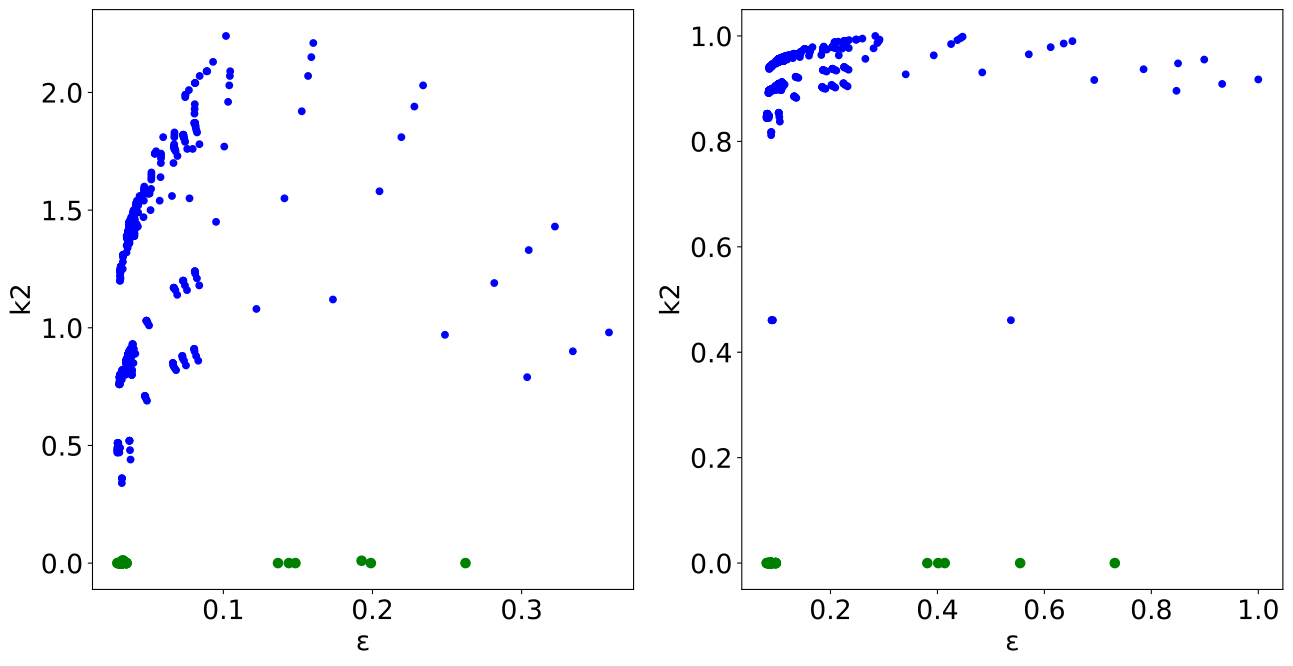

Source code (Python):
import pandas as pd
import csv
import torch
import torch.nn.functional as F
from torch.autograd import Variable
from sklearn.model_selection import train_test_split
from matplotlib import pyplot as plt
from IPython.core.display import HTML
from matplotlib import animation
from matplotlib.colors import ListedColormap

with open('origin.csv') as f:
    df_origin = pd.read_csv(f)
with open('processed.csv') as f:
    df_processed = pd.read_csv(f)

#code reference: https://github.com/rasbt/deeplearning-models
#code reference: http://zhaoxuhui.top/blog/2018/09/11/PyTorchNote2.html
#code reference: https://zhuanlan.zhihu.com/p/55600212
df_origin_macro = df_origin[df_origin['wavenumber'] <= 2e-2]
df_origin_micro = df_origin[df_origin['wavenumber'] > 2e-2]
df_processed_macro = df_processed[df_processed['wavenumber'] == 0]
df_processed_micro = df_processed[df_processed['wavenumber'] != 0]

def results_visualization():
    plt.figure(figsize=(16,8), dpi=80)
    ax1 = plt.subplot(121)
    ax1.set_ylabel('k2', fontsize=20)
    ax1.set_xlabel('ε', fontsize=20)
    plt.tick_params(labelsize=20)
    ax1.scatter(df_origin_macro.iloc[:,6], df_origin_macro.iloc[:,7], s = 48, c = 'g')
    ax1.scatter(df_origin_micro.iloc[:,6], df_origin_micro.iloc[:,7], s = 24, c = 'b')

    ax2 = plt.subplot(122)
    ax2.set_ylabel('k2', fontsize=20)
    ax2.set_xlabel('ε', fontsize=20)
    plt.tick_params(labelsize=20)
    ax2.scatter(df_processed_macro.iloc[:,6], df_processed_macro.iloc[:,7], s = 48, c = 'g')
    ax2.scatter(df_processed_micro.iloc[:,6], df_processed_micro.iloc[:,7], s = 24, c = 'b')

class ANN_L1(torch.nn.Module):
    def __init__(self, n_feature, n_hidden, n_output):
        super(ANN_L1, self).__init__()
        self.hidden_layer = torch.nn.Linear(n_feature, n_hidden)
        self.predict_layer = torch.nn.Linear(n_hidden, n_output)


    def forward(self, x):
        hidden_result = self.hidden_layer(x)
        relu_result = F.relu(hidden_result)
        predict_result = self.predict_layer(relu_result)
        return predict_result

class ANN_L2(torch.nn.Module):
    # Net class initialization method
    def __init__(self, n_feature, n_hidden1, n_hidden2, n_output):
        # succeed initialization method from father class
        super(ANN_L2, self).__init__()
        # build the first hidden layer
        self.hidden_layer1 = torch.nn.Linear(n_feature, n_hidden1)
        # build the second hidden layer
        self.hidden_layer2 = torch.nn.Linear(n_hidden1, n_hidden2)
        # output layer, receive hidden layer signals
        self.predict_layer = torch.nn.Linear(n_hidden2, n_output)

    # forward propagation
    def forward(self, x):
        hidden_result1 = self.hidden_layer1(x)
        relu_result1 = F.relu(hidden_result1)
        hidden_result2 = self.hidden_layer2(relu_result1)
        relu_result2 = F.relu(hidden_result2)
        predict_result = self.predict_layer(relu_result2)
        return predict_result

class ANN_L3(torch.nn.Module):
    # Net class initialization method
    def __init__(self, n_feature, n_hidden1, n_hidden2, n_hidden3, n_output):
        super(ANN_L3, self).__init__()
        self.hidden_layer1 = torch.nn.Linear(n_feature, n_hidden1)# first hidden layer
        self.hidden_layer2 = torch.nn.Linear(n_hidden1, n_hidden2)# second hidden layer
        self.hidden_layer3 = torch.nn.Linear(n_hidden2, n_hidden3)# third hidden layer
        self.predict_layer = torch.nn.Linear(n_hidden3, n_output)# output layer

    # forward propagation
    def forward(self, x):
        hidden_result1 = self.hidden_layer1(x)
        relu_result1 = F.relu(hidden_result1)
        hidden_result2 = self.hidden_layer2(relu_result1)
        relu_result2 = F.relu(hidden_result2)
        hidden_result3 = self.hidden_layer3(relu_result2)
        relu_result3 = F.relu(hidden_result3)
        predict_result = self.predict_layer(relu_result3)
        return predict_result

def ANN_L1_train_test_forward(n_train, dim_input, dim_output, n_hidden_layer, learning_rate):
    #initialization of ANN
    net = ANN_L1(n_feature = dim_input, n_hidden = n_hidden_layer, n_output = dim_output)
    print(net)

    # train net with optimization method chose
    optimizer = torch.optim.Adam(net.parameters(), lr=learning_rate)
    # error computation method
    loss_func = torch.nn.MSELoss(reduction='sum')

    # divide dataset into train set and test set
    df_train_macro, df_test_macro = train_test_split(df_processed_macro, train_size = 0.7)
    df_train_micro, df_test_micro = train_test_split(df_processed_micro, train_size = 0.7)
    df_train = pd.concat( [df_train_macro, df_train_micro], axis=0)
    df_test = pd.concat( [df_test_macro, df_test_micro], axis=0)
    #transform into tensor
    train_input_tensor = torch.tensor(df_train.iloc[:,0:6].values)
    train_output_tensor = torch.tensor(df_train.iloc[:,6:].values)
    test_input_tensor = torch.tensor(df_test.iloc[:,0:6].values)
    test_output_tensor = torch.tensor(df_test.iloc[:,6:].values)

    fig1, ax1 = plt.subplots(figsize=(4,4))
    ax1.set_ylabel('epoch', fontsize=20)
    ax1.set_xlabel('error', fontsize=20)
    plt.tick_params(labelsize=20)

    #storage set up
    error = pd.DataFrame(columns=['epoch', 'error'])

    # start training and ilustrate the
    for i in range(n_train):
        # input data to predict
        prediction = net(train_input_tensor.float())

        # error between expected data and predicted data, pay attention on consequence
        # first is predicted, second is real value
        loss = loss_func(prediction, train_output_tensor.float())

        # start optimization
        # set gradient as 0 before each optimization
        optimizer.zero_grad()

        # error pachpropogation
        loss.backward()

        # optimize parameters based on minimum loss
        optimizer.step()

        if i > 0:
            error = error.append(pd.DataFrame({'epoch':[i], 'error':[loss.data.numpy()]}))

    ax1.scatter(error['epoch'],error['error'])

    #estimation of training
    prediction = net(test_input_tensor.float())
    loss = loss_func(prediction, test_output_tensor.float())
    df_prediction_point = pd.DataFrame(prediction.detach().numpy())

    print('The main square error of trained net in test set (expected and predicted): ' + str(loss.data.numpy()))

    fig2, ax2 = plt.subplots(figsize=(4,4))
    ax2.set_ylabel('k2', fontsize=20)
    ax2.set_xlabel('ε', fontsize=20)
    plt.tick_params(labelsize=20)
    ax2.scatter(df_prediction_point.iloc[:,0], df_prediction_point.iloc[:,1], s = 48, c = 'g')
    ax2.scatter(df_test.iloc[:,6], df_test.iloc[:,7], s = 24, c = 'b')
    return df_prediction_point

def ANN_L2_train_test_forward(n_train, dim_input, dim_output, n_hidden_layer1, n_hidden_layer2, learning_rate):
    net = ANN_L2(n_feature = dim_input, n_hidden1 = n_hidden_layer1, n_hidden2 = n_hidden_layer2, n_output = dim_output)
    print(net)

    optimizer = torch.optim.Adam(net.parameters(), lr=learning_rate)
    loss_func = torch.nn.MSELoss(reduction='sum')

    df_train_macro, df_test_macro = train_test_split(df_processed_macro, train_size = 0.7)
    df_train_micro, df_test_micro = train_test_split(df_processed_micro, train_size = 0.7)
    df_train = pd.concat( [df_train_macro, df_train_micro], axis=0)
    df_test = pd.concat( [df_test_macro, df_test_micro], axis=0)
    train_input_tensor = torch.tensor(df_train.iloc[:,0:6].values)
    train_output_tensor = torch.tensor(df_train.iloc[:,6:].values)
    test_input_tensor = torch.tensor(df_test.iloc[:,0:6].values)
    test_output_tensor = torch.tensor(df_test.iloc[:,6:].values)

    fig1, ax1 = plt.subplots(figsize=(4,4))
    ax1.set_ylabel('epoch', fontsize=20)
    ax1.set_xlabel('error', fontsize=20)
    plt.tick_params(labelsize=20)

    error = pd.DataFrame(columns=['epoch', 'error'])
    for i in range(n_train):
        prediction = net(train_input_tensor.float())
        loss = loss_func(prediction, train_output_tensor.float())
        optimizer.zero_grad()
        loss.backward()
        optimizer.step()

        if i > 0:
            error = error.append(pd.DataFrame({'epoch':[i], 'error':[loss.data.numpy()]}))

    ax1.scatter(error['epoch'],error['error'])

    prediction = net(test_input_tensor.float())
    loss = loss_func(prediction, test_output_tensor.float())
    df_prediction_point = pd.DataFrame(prediction.detach().numpy())

    print('The main square error of trained net in test set (expected and predicted): ' + str(loss.data.numpy()))

    fig2, ax2 = plt.subplots(figsize=(4,4))
    ax2.set_ylabel('k2', fontsize=20)
    ax2.set_xlabel('ε', fontsize=20)
    plt.tick_params(labelsize=20)
    ax2.scatter(df_prediction_point.iloc[:,0], df_prediction_point.iloc[:,1], s = 48, c = 'g')
    ax2.scatter(df_test.iloc[:,6], df_test.iloc[:,7], s = 24, c = 'b')
    return df_prediction_point

def ANN_L3_train_test_forward(n_train, dim_input, dim_output, n_hidden_layer1, n_hidden_layer2, n_hidden_layer3, learning_rate):
    net = ANN_L3(n_feature = dim_input, n_hidden1 = n_hidden_layer1, n_hidden2 = n_hidden_layer2, n_hidden3 = n_hidden_layer3, n_output = dim_output)
    print(net)

    optimizer = torch.optim.Adam(net.parameters(), lr=learning_rate)
    loss_func = torch.nn.MSELoss(reduction='sum')

    df_train_macro, df_test_macro = train_test_split(df_processed_macro, train_size = 0.7)
    df_train_micro, df_test_micro = train_test_split(df_processed_micro, train_size = 0.7)
    df_train = pd.concat( [df_train_macro, df_train_micro], axis=0)
    df_test = pd.concat( [df_test_macro, df_test_micro], axis=0)
    train_input_tensor = torch.tensor(df_train.iloc[:,0:6].values)
    train_output_tensor = torch.tensor(df_train.iloc[:,6:].values)
    test_input_tensor = torch.tensor(df_test.iloc[:,0:6].values)
    test_output_tensor = torch.tensor(df_test.iloc[:,6:].values)

    fig1, ax1 = plt.subplots(figsize=(4,4))
    ax1.set_ylabel('epoch', fontsize=20)
    ax1.set_xlabel('error', fontsize=20)
    plt.tick_params(labelsize=20)

    error = pd.DataFrame(columns=['epoch', 'error'])
    for i in range(n_train):
        prediction = net(train_input_tensor.float())
        loss = loss_func(prediction, train_output_tensor.float())
        optimizer.zero_grad()
        loss.backward()
        optimizer.step()

        if i > 0:
            error = error.append(pd.DataFrame({'epoch':[i], 'error':[loss.data.numpy()]}))

    ax1.scatter(error['epoch'],error['error'])

    prediction = net(test_input_tensor.float())
    loss = loss_func(prediction, test_output_tensor.float())
    df_prediction_point = pd.DataFrame(prediction.detach().numpy())

    print('The main square error of trained net in test set (expected and predicted): ' + str(loss.data.numpy()))

    fig2, ax2 = plt.subplots(figsize=(4,4))
    ax2.set_ylabel('k2', fontsize=20)
    ax2.set_xlabel('ε', fontsize=20)
    plt.tick_params(labelsize=20)
    ax2.scatter(df_prediction_point.iloc[:,0], df_prediction_point.iloc[:,1], s = 48, c = 'g')
    ax2.scatter(df_test.iloc[:,6], df_test.iloc[:,7], s = 24, c = 'b')
    return df_prediction_point
def ANN_L3_forward_error(n_train, dim_input, dim_output, n_hidden_layer1, n_hidden_layer2, n_hidden_layer3, learning_rate):
    net = ANN_L3(n_feature = dim_input, n_hidden1 = n_hidden_layer1, n_hidden2 = n_hidden_layer2, n_hidden3 = n_hidden_layer3, n_output = dim_output)

    optimizer = torch.optim.Adam(net.parameters(), lr=learning_rate)
    loss_func = torch.nn.MSELoss(reduction='sum')

    df_train_macro, df_test_macro = train_test_split(df_processed_macro, train_size = 0.7)
    df_train_micro, df_test_micro = train_test_split(df_processed_micro, train_size = 0.7)
    df_train = pd.concat( [df_train_macro, df_train_micro], axis=0)
    df_test = pd.concat( [df_test_macro, df_test_micro], axis=0)
    train_input_tensor = torch.tensor(df_train.iloc[:,0:6].values)
    train_output_tensor = torch.tensor(df_train.iloc[:,6:].values)
    test_input_tensor = torch.tensor(df_test.iloc[:,0:6].values)
    test_output_tensor = torch.tensor(df_test.iloc[:,6:].values)


    error = pd.DataFrame(columns=['epoch', 'error'])
    for i in range(n_train):
        prediction = net(train_input_tensor.float())
        loss = loss_func(prediction, train_output_tensor.float())
        optimizer.zero_grad()
        loss.backward()
        optimizer.step()

        if i > 0:
            error = error.append(pd.DataFrame({'epoch':[i], 'error':[loss.data.numpy()]}))


    prediction = net(test_input_tensor.float())
    loss = loss_func(prediction, test_output_tensor.float())
    df_prediction_point = pd.DataFrame(prediction.detach().numpy())

    return float(loss.data.numpy())
def ANN_L2_forward_error(n_train, dim_input, dim_output, n_hidden_layer1, n_hidden_layer2, learning_rate):
    net = ANN_L2(n_feature = dim_input, n_hidden1 = n_hidden_layer1, n_hidden2 = n_hidden_layer2, n_output = dim_output)

    optimizer = torch.optim.Adam(net.parameters(), lr=learning_rate)
    loss_func = torch.nn.MSELoss(reduction='sum')

    df_train_macro, df_test_macro = train_test_split(df_processed_macro, train_size = 0.7)
    df_train_micro, df_test_micro = train_test_split(df_processed_micro, train_size = 0.7)
    df_train = pd.concat( [df_train_macro, df_train_micro], axis=0)
    df_test = pd.concat( [df_test_macro, df_test_micro], axis=0)
    train_input_tensor = torch.tensor(df_train.iloc[:,0:6].values)
    train_output_tensor = torch.tensor(df_train.iloc[:,6:].values)
    test_input_tensor = torch.tensor(df_test.iloc[:,0:6].values)
    test_output_tensor = torch.tensor(df_test.iloc[:,6:].values)


    error = pd.DataFrame(columns=['epoch', 'error'])
    for i in range(n_train):
        prediction = net(train_input_tensor.float())
        loss = loss_func(prediction, train_output_tensor.float())
        optimizer.zero_grad()
        loss.backward()
        optimizer.step()

        if i > 0:
            error = error.append(pd.DataFrame({'epoch':[i], 'error':[loss.data.numpy()]}))


    prediction = net(test_input_tensor.float())
    loss = loss_func(prediction, test_output_tensor.float())
    df_prediction_point = pd.DataFrame(prediction.detach().numpy())

    return float(loss.data.numpy())

def ANN_L1_forward_error(n_train, dim_input, dim_output, n_hidden_layer, learning_rate):
    #initialization of ANN
    net = ANN_L1(n_feature = dim_input, n_hidden = n_hidden_layer, n_output = dim_output)

    # train net with optimization method chose
    optimizer = torch.optim.Adam(net.parameters(), lr=learning_rate)
    # error computation method
    loss_func = torch.nn.MSELoss(reduction='sum')

    # divide dataset into train set and test set
    df_train_macro, df_test_macro = train_test_split(df_processed_macro, train_size = 0.7)
    df_train_micro, df_test_micro = train_test_split(df_processed_micro, train_size = 0.7)
    df_train = pd.concat( [df_train_macro, df_train_micro], axis=0)
    df_test = pd.concat( [df_test_macro, df_test_micro], axis=0)
    #transform into tensor
    train_input_tensor = torch.tensor(df_train.iloc[:,0:6].values)
    train_output_tensor = torch.tensor(df_train.iloc[:,6:].values)
    test_input_tensor = torch.tensor(df_test.iloc[:,0:6].values)
    test_output_tensor = torch.tensor(df_test.iloc[:,6:].values)

    #storage set up
    error = pd.DataFrame(columns=['epoch', 'error'])

    # start training and ilustrate the
    for i in range(n_train):
        # input data to predict
        prediction = net(train_input_tensor.float())

        # error between expected data and predicted data, pay attention on consequence
        # first is predicted, second is real value
        loss = loss_func(prediction, train_output_tensor.float())

        # start optimization
        # set gradient as 0 before each optimization
        optimizer.zero_grad()

        # error pachpropogation
        loss.backward()

        # optimize parameters based on minimum loss
        optimizer.step()

        if i > 0:
            error = error.append(pd.DataFrame({'epoch':[i], 'error':[loss.data.numpy()]}))


    #estimation of training
    prediction = net(test_input_tensor.float())
    loss = loss_func(prediction, test_output_tensor.float())
    df_prediction_point = pd.DataFrame(prediction.detach().numpy())

    return float(loss.data.numpy())
